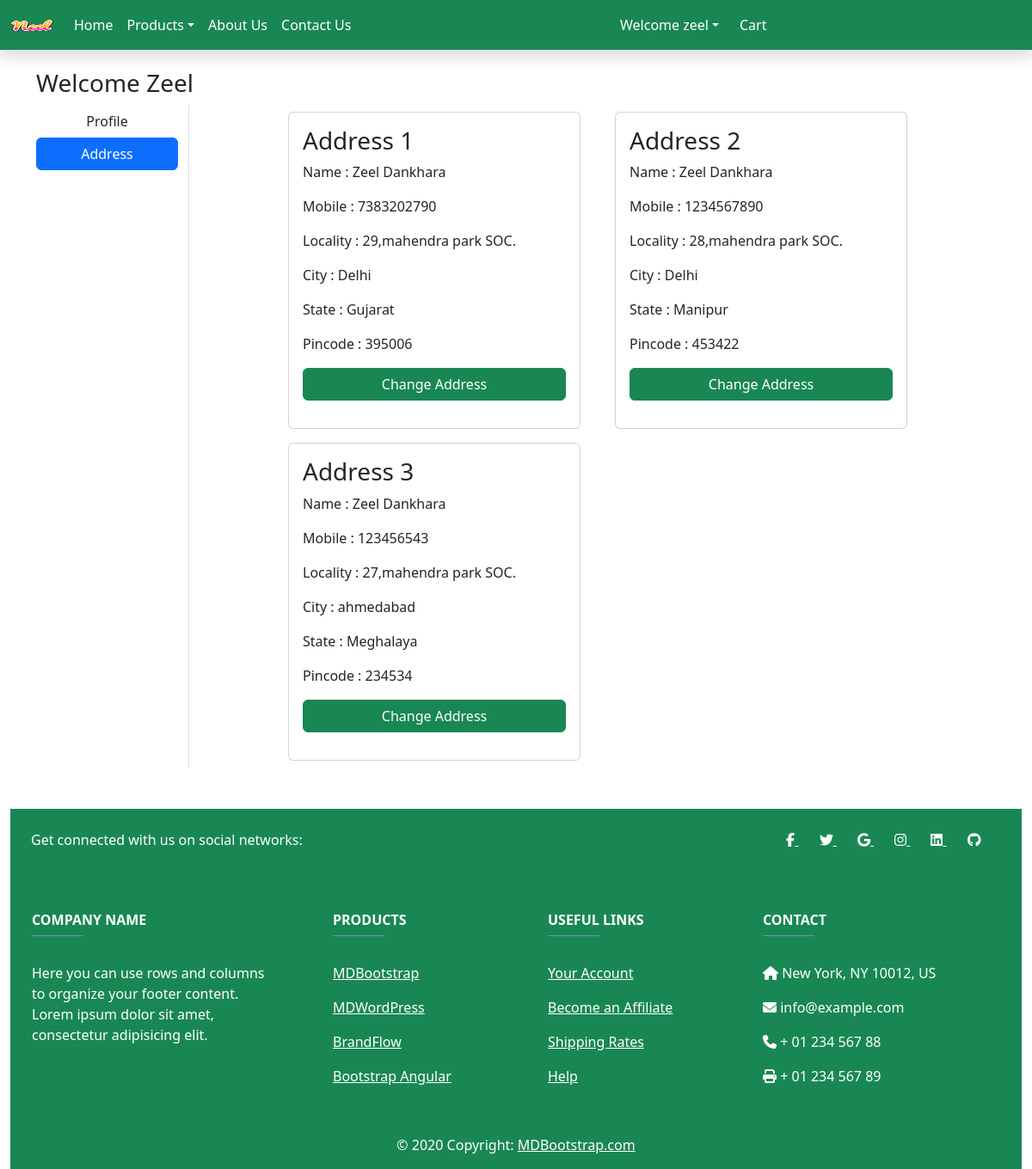
The page /address/ (signed in) on the database its author committed.
### app/models.py (models this page shows, shortened)
class Customer(models.Model):
    user = models.ForeignKey(User,on_delete=models.CASCADE)
    name = models.CharField(max_length=200)
    locality = models.CharField(max_length=200)
    city = models.CharField(max_length=50)
    mobile = models.IntegerField(default=0)
    zipcode = models.IntegerField()
    state = models.CharField(choices=STATE_CHOICES,max_length=150)

### app/views.py (the view)
# urls.py: path('address/',views.Address,name='address'),
def Address(request):
    len_cart = 0
    if request.user.is_authenticated:
        len_cart = len(Cart.objects.filter(user = request.user))
    add = Customer.objects.filter(user = request.user)
    return render(request,'app/address.html' , locals())

### app/Templates/App/address.html (shortened to what this page needs)
{% extends 'app/base.html' %}
{% load static %}
{% block main-content %}
<div class="container my-5">
    {% if add %}
    <div class="row">
        <h3>Welcome <span class="text-capitalize ">{{ request.user }}</span></h3>
        <div class="col-sm-2 border-end">
            <ul class="list-unstyled">
                <li class="d-grid "><a href="{% url 'profile' %}" class="btn">Profile</a></li>
                <li class="d-grid "><a href="{% url 'address' %}" class="btn btn-primary">Address</a></li>
            </ul>
        </div>
        <div class="col-sm-8 offset-md-1">
            <div class="row">
                {% for ad in add %}
                <div class="col-sm-6">
                    <div class="card m-2">
                        <div class="card-body ">
                            <h3>Address  {{ forloop.counter }}</h3>
                            <p>Name : {{ ad.name }}</p>
                            <p>Mobile : {{ ad.mobile }}</p>
                            <p>Locality : {{ ad.locality }}</p>
                            <p>City : {{ ad.city }}</p>
                            <p>State : {{ ad.state }}</p>
                            <p>Pincode : {{ ad.zipcode }}</p>
                            <p class="text-center"><a href="{% url 'updateAddress' pk=ad.id  %}" type="button" class="btn btn-success w-100">Change Address</a></p>
                        </div>
                    </div>
                </div>
                {% endfor %}
            </div>
        </div>
    </div>
    {% endif %}
</div>
{% endblock main-content %}

### app/Templates/App/base.html (shortened to what this page needs)
<!DOCTYPE html>
{% load static %}
<html lang="en">
<head>
  <link href="https://cdn.jsdelivr.net/npm/bootstrap@5.3.2/dist/css/bootstrap.min.css" rel="stylesheet">
  <link rel="stylesheet" href="{% static 'app/css/owl.carousel.min.css' %}" />
  <link rel="stylesheet" href="https://cdnjs.cloudflare.com/ajax/libs/font-awesome/6.5.1/css/all.min.css">
  <link rel="stylesheet" href="{% static 'app/css/style.css' %}" />
  <link rel="stylesheet" href="{% static 'app/css/all.min.css' %}" />
</head>
<body>
  <nav class="navbar navbar-expand-sm navbar-dark fixed-top shadow" style="background-color:#198754;">
    <div class="container-fluid">
      <a class="navbar-brand" href="">
        <img src="{% static 'app/images/Neel.png' %}" width="50" height="30">
      </a>
      <div class="collapse navbar-collapse" id="mynavbar">
        <ul class="navbar-nav me-auto">
          <li class="nav-item">
            <a class="nav-link active" href="/">Home</a>
          </li>
          <li class="nav-item dropdown">
            <a class="nav-link dropdown-toggle active" href="#" role="button" data-bs-toggle="dropdown">Products</a>
          </li>
          <li class="nav-item">
            <a class="nav-link active" href="{% url 'about' %}">About Us</a>
          </li>
          <li class="nav-item">
            <a class="nav-link active" href="{% url 'contact' %}">Contact Us</a>
          </li>
        </ul>
        <ul class="navbar-nav me-auto mb-2 mb-lg-0 text-right">
          {% if request.user.is_authenticated %}
          <li class="nav-item dropdown mx-2">
            <a class="nav-link dropdown-toggle active" href="#" role="button" data-bs-toggle="dropdown">Welcome {{ request.user }}</a>
          </li>
          <li class="nav-item">
            <a class="nav-link active" href="{% url 'cart' %}">Cart </a>
          </li>
          {% endif %}
        </ul>
      </div>
    </div>
  </nav>
  <div style="margin-top: 80px;">
    {% block main-content %}
    {% endblock main-content %}
  </div>
  <div class="container-fluid mt-5">
    <footer class="text-center text-lg-start text-white bg-success">
      <section class="d-flex justify-content-between p-4 bg-success">
        <div class="me-5">
          <span>Get connected with us on social networks:</span>
        </div>
        <div>
          <a href="" class="text-white me-4">
            <i class="fab fa-facebook-f"></i>
          </a>
          <a href="" class="text-white me-4">
            <i class="fab fa-twitter"></i>
          </a>
          <a href="" class="text-white me-4">
            <i class="fab fa-google"></i>
          </a>
          <a href="" class="text-white me-4">
            <i class="fab fa-instagram"></i>
          </a>
          <a href="" class="text-white me-4">
            <i class="fab fa-linkedin"></i>
          </a>
          <a href="" class="text-white me-4">
            <i class="fab fa-github"></i>
          </a>
        </div>
      </section>
      <section class="">
        <div class="text-center text-md-start mt-5">
          <div class="row mt-3">
            <div class="col-md-3 col-lg-4 col-xl-3 mx-auto mb-4">
              <h6 class="text-uppercase fw-bold">Company name</h6>
              <hr class="mb-4 mt-0 d-inline-block mx-auto"
                style="width: 60px; background-color: #7c4dff; height: 2px" />
              <p>
                Here you can use rows and columns to organize your footer
                content. Lorem ipsum dolor sit amet, consectetur adipisicing
                elit.
              </p>
            </div>
            <div class="col-md-2 col-lg-2 col-xl-2 mx-auto mb-4">
              <h6 class="text-uppercase fw-bold">Products</h6>
              <hr class="mb-4 mt-0 d-inline-block mx-auto"
                style="width: 60px; background-color: #7c4dff; height: 2px" />
              <p>
                <a href="#!" class="text-white">MDBootstrap</a>
              </p>
              <p>
                <a href="#!" class="text-white">MDWordPress</a>
              </p>
              <p>
                <a href="#!" class="text-white">BrandFlow</a>
              </p>
              <p>
                <a href="#!" class="text-white">Bootstrap Angular</a>
              </p>
            </div>
            <div class="col-md-3 col-lg-2 col-xl-2 mx-auto mb-4">
              <h6 class="text-uppercase fw-bold">Useful links</h6>
              <hr class="mb-4 mt-0 d-inline-block mx-auto"
                style="width: 60px; background-color: #7c4dff; height: 2px" />
              <p>
                <a href="#!" class="text-white">Your Account</a>
              </p>
              <p>
                <a href="#!" class="text-white">Become an Affiliate</a>
              </p>
              <p>
                <a href="#!" class="text-white">Shipping Rates</a>
              </p>
              <p>
                <a href="#!" class="text-white">Help</a>
              </p>
            </div>
            <div class="col-md-4 col-lg-3 col-xl-3 mx-auto mb-md-0 mb-4">
              <h6 class="text-uppercase fw-bold">Contact</h6>
              <hr class="mb-4 mt-0 d-inline-block mx-auto"
                style="width: 60px; background-color: #7c4dff; height: 2px" />
              <p><i class="fas fa-home mr-3"></i> New York, NY 10012, US</p>
              <p><i class="fas fa-envelope mr-3"></i> info@example.com</p>
              <p><i class="fas fa-phone mr-3"></i> + 01 234 567 88</p>
              <p><i class="fas fa-print mr-3"></i> + 01 234 567 89</p>
            </div>
          </div>
        </div>
      </section>
      <div class="text-center p-3">
        © 2020 Copyright:
        <a class="text-white" href="https://mdbootstrap.com/">MDBootstrap.com</a>
      </div>
    </footer>
  </div>
</body>
</html>

### rows shown on the page
Customer: name "Zeel Dankhara", mobile "7383202790", locality "29,mahendra park SOC.", city "Delhi", state "Gujarat", zipcode "395006"
Customer: name "Zeel Dankhara", mobile "1234567890", locality "28,mahendra park SOC.", city "Delhi", state "Manipur", zipcode "453422"
Customer: name "Zeel Dankhara", mobile "123456543", locality "27,mahendra park SOC.", city "ahmedabad", state "Meghalaya", zipcode "234534"

### other values the page prints
{{ request.user }} "zeel"
{{ request.user }} "Zeel"
